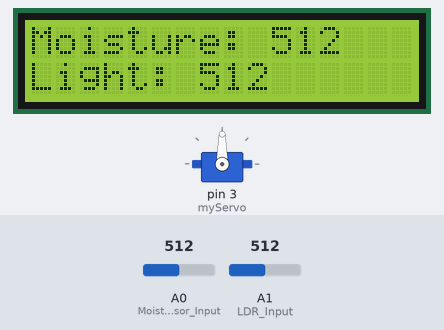
A sketch run on a simulated Arduino Uno, built with avr-gcc and run on an emulated ATmega328P. Parts: servo, 16×2 character LCD. The test bench sets the inputs (shaded band); at power-on: A1 (LDR_Input) = 512, A0 (Moisture_Sensor_Input) = 512.

Above: at 1.2 s.
1.3 s: A1 (LDR_Input) set to 487
At 1.9 s:
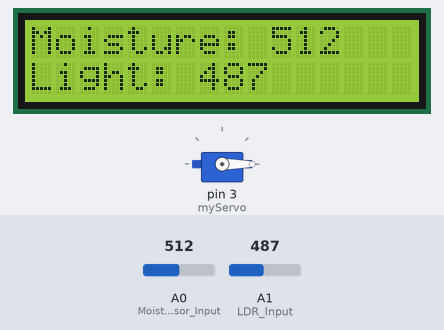
2.8 s: A0 (Moisture_Sensor_Input) set to 490
At 3.5 s:
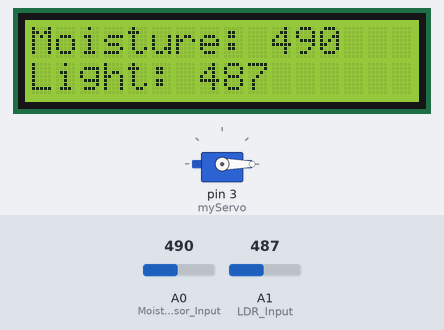
4.3 s: A0 (Moisture_Sensor_Input) set to 510
At 5.0 s:
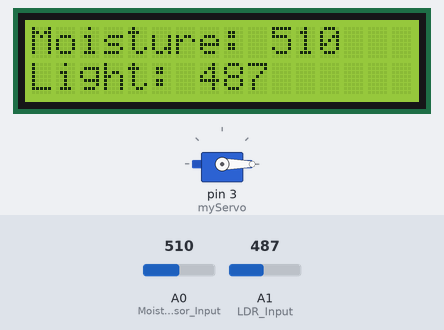
5.8 s: A1 (LDR_Input) set to 510
At 6.5 s:
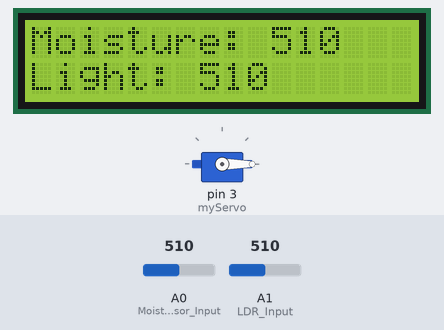
7.3 s: A1 (LDR_Input) set to 490
At 7.8 s:
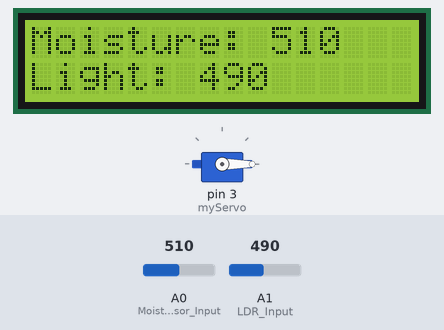
8.8 s: A0 (Moisture_Sensor_Input) set to 710
At 9.3 s:
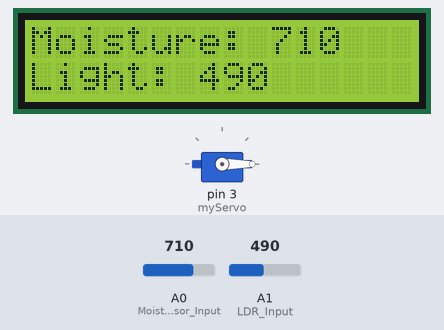
Timing chart, 0 to 11.3 s (numbered marks = the images above; inputs shaded):
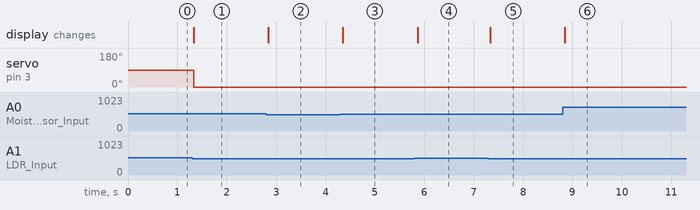

The sketch:

arduinoCode.ino
```cpp
#include <LiquidCrystal_I2C.h>
LiquidCrystal_I2C lcd(32, 16, 2);

#include <Servo.h>
Servo myServo;

void setup()
{
  pinMode(A0, INPUT); //Moisture Sensor Input
  pinMode(A1, INPUT); //LDR Input

  //Servo Setup
  myServo.attach(3);

  //LCD Dispaly Setup
  lcd.init();
  lcd.backlight();
}

void loop()
{
  int moisture= analogRead(A0);
  int light= analogRead(A1);

  // Servo Control
  if (moisture<500 && light>500)
    myServo.write(90);
  else if (moisture>700 || light<500)
    myServo.write(0);

  // Display Output
  lcd.setCursor(0,0);
  lcd.print("Moisture: ");
  lcd.print(moisture);
  lcd.print("   ");
  lcd.setCursor(0,1);
  lcd.print("Light: ");
  lcd.print(light);
  lcd.print("   ");

  delay(10);
}
```

Measured:
- the behaviour switches between 500 and 499 on A1 (LDR_Input) (found by bisection; images 0 and 1)
- after the input at 1.3 s, servo on pin 3 (myServo): 90° → 0° at once; the display: changes at once (image 1)
- after the input at 2.8 s, the display: changes at once (image 2)
- after the input at 4.3 s, the display: changes after 0.05 s (image 3)
- after the input at 5.8 s, the display: changes after 0.06 s (image 4)
- after the input at 7.3 s, the display: changes at once (image 5)
- after the input at 8.8 s, the display: changes at once (image 6)
